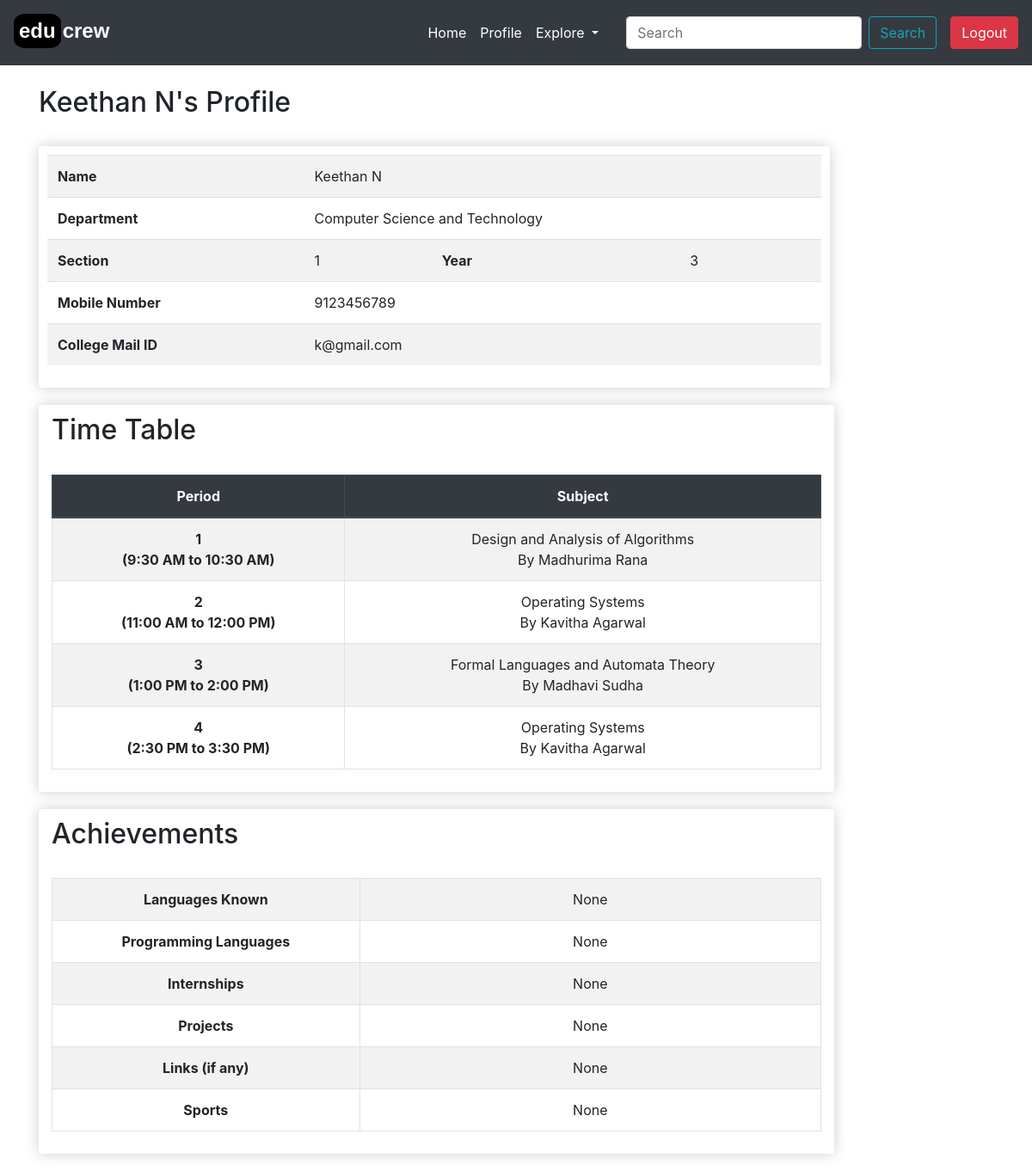
/view/student/160118733002 (signed in), run on the app's committed database.
### educrew/models.py (models this page shows, shortened)
class Student(models.Model):
    user = models.OneToOneField(User,null=True, blank=True ,on_delete=models.CASCADE)
    rollno = models.IntegerField(primary_key=True)
    firstname = models.CharField(max_length=100, null=True)
    lastname = models.CharField(max_length=100, null=True)
    email = models.CharField(max_length=100)
    phoneno = models.IntegerField(null=True)
    YEAR = ((1,1),(2,2),(3,3),(4,4))
    SEC=((1,1),(2,2),(3,3))
    year = models.IntegerField(choices=YEAR, null=True)
    dept_id = models.ForeignKey(Dept, null=True, on_delete=models.SET_NULL) #cascade
    sec = models.IntegerField(choices=SEC, null=True)
    profile_image= models.ImageField(default="profilepic.jpg",null=True)
    def __str__(self):
        return self.firstname +" "+  self.lastname

class Dept(models.Model):
    dept_id = models.IntegerField(primary_key=True)
    dept_name = models.CharField(max_length=60)
    dept_short = models.CharField(max_length=10,blank=True)
    def __str__(self):
        return self.dept_name

class SubjectInfo(models.Model):
    unq_id = models.IntegerField(primary_key=True)
    lect_id = models.ForeignKey(Lecturer, null=True, on_delete=models.CASCADE)
    sub_id = models.ForeignKey(Subject, null=True, on_delete=models.CASCADE)
    year = models.IntegerField(null=True)
    dept_id = models.ForeignKey(Dept, null=True, on_delete=models.CASCADE)
    sec = models.IntegerField(null=True)

class Subject(models.Model):
    sub_id = models.IntegerField(primary_key=True)
    sub_name = models.CharField(max_length=50)
    def __str__(self):
        return self.sub_name

class Lecturer(models.Model):
    user = models.OneToOneField(User,null=True, blank=True ,on_delete=models.CASCADE)
    lect_id = models.IntegerField(primary_key=True)
    firstname = models.CharField(max_length=100, null=True)
    lastname = models.CharField(max_length=100, null=True)
    email = models.CharField(max_length=100)
    phoneno = models.IntegerField(null=True)
    cabin_no = models.CharField(max_length=50, null=True, blank=True)
    profile_image= models.ImageField(default="profilepic.jpg",null=True)
    dept_id = models.ForeignKey(Dept, null=True, on_delete=models.SET_NULL) #cascade
    def __str__(self):
        return self.firstname +" "+  self.lastname

class StudentAchievement(models.Model):
    rollno = models.ForeignKey(Student, null=True, on_delete=models.SET_NULL)
    lang_known = models.CharField(null=True,blank=True, max_length=500)
    prog_lang = models.CharField(null=True,blank=True, max_length=500)
    internships = models.CharField(null=True,blank=True, max_length=500)
    projects = models.CharField(null=True,blank=True, max_length=500)
    links = models.CharField(null=True,blank=True, max_length=500)
    sports = models.CharField(null=True,blank=True, max_length=500)
    other = models.CharField(null=True,blank=True, max_length=500)

### educrew/views.py (the view)
# urls.py: path('view/student/<int:pk>', views.viewStudent, name="viewStudent"),
@login_required(login_url='login')
def viewStudent(request,pk):
    user = Student.objects.get(rollno=pk)
    achvmnts = StudentAchievement.objects.get(rollno=pk)
    today = datetime.now()
    day = today.strftime("%A")
    yr = user.year
    dept_id = user.dept_id
    section = user.sec
    schedule = StudentSchedule.objects.get(dept_id=dept_id,year=yr,sec=section,day=day)
    if schedule.p1 is None: p1 = "Free"
    else: p1 = SubjectInfo.objects.get(unq_id=schedule.p1)
    if schedule.p2 is None: p2 = "Free"
    else: p2 = SubjectInfo.objects.get(unq_id=schedule.p2)
    if schedule.p3 is None: p3 = "Free"
    else: p3 = SubjectInfo.objects.get(unq_id=schedule.p3)
    if schedule.p4 is None: p4 = "Free"
    else: p4 = SubjectInfo.objects.get(unq_id=schedule.p4)
    context = {'user':user, 'schedule':schedule,'p1':p1, 'p2':p2, 'p3':p3, 'p4':p4,
    'free':"Free",'achvmnts':achvmnts,
    }
    return render(request,'educrew/viewStudent.html',context)

### educrew/templates/educrew/viewStudent.html
{% extends 'educrew/main.html' %}
{% load static %}
{% block content %}
<h2> {{user}}'s Profile </h2>
<br>
<div class="row">
    <div class="col-lg-10">
        <div class="box-element" style="margin-bottom: 20px;">
            <table class="table table-striped">
                <tr>
                    <td class="font-weight-bold">Name</td>
                    <td colspan="3">{{user}}</td>
                </tr>
                <tr>
                    <td class="font-weight-bold">Department</td>
                    <td colspan="3">{{user.dept_id}}</td>
                </tr>
                <tr>
                    <td class="font-weight-bold">Section</td>
                    <td>{{user.sec}}</td>
                    <td class="font-weight-bold">Year</td>
                    <td>{{user.year}}</td>
                </tr>
                <tr>
                    <td class="font-weight-bold">Mobile Number</td>
                    <td colspan="3">{{user.phoneno}}</td>
                </tr>
                <tr>
                    <td class="font-weight-bold">College Mail ID</td>
                    <td colspan="3">{{user.email}}</td>
                </tr>
            </table>
        </div>
    </div>
</div>
<div class="col-lg-10 box-element" style="margin-bottom: 20px;">
    <h2>Time Table</h2>
    <br>
    <table class="table table-bordered table-striped text-center">
        <thead class="thead-dark">
            <tr>
                <th scope="col">Period</th>
                <th scope="col">Subject</th>
            </tr>
        </thead>
        <tbody>
            <tr>
                <th scope="row">1 <br> (9:30 AM to 10:30 AM) </th>
                <td>{% if p1 == free %} Free Hour!
                    {% else%} {{p1.sub_id}} <br>  By {{p1.lect_id}} {% endif %}</td>
            </tr>
            <tr>
                <th scope="row">2 <br> (11:00 AM to 12:00 PM) </th>
                <td>{% if p2 == free %} Free Hour!
                    {% else%} {{p2.sub_id}} <br>  By {{p2.lect_id}} {% endif %}</td>
            </tr>
            <tr>
                <th scope="row">3 <br> (1:00 PM to 2:00 PM) </th>
                <td>{% if p3 == free %} Free Hour!
                    {% else%} {{p3.sub_id}} <br>  By {{p3.lect_id}} {% endif %}</td>
            </tr>
            <tr>
                <th scope="row">4 <br> (2:30 PM to 3:30 PM) </th>
                <td>{% if p4 == free %} Free Hour!
                    {% else%} {{p4.sub_id}} <br>  By {{p4.lect_id}} {% endif %}</td>
            </tr>
        </tbody>
    </table>
</div>
<div class="col-lg-10 box-element" style="margin-bottom: 20px;">
    <h2>Achievements</h2>
    <br>
    <table class="table table-bordered table-striped text-center">
        <tbody>
            <tr>
                <td class="font-weight-bold" width=40%>Languages Known</td>
                <td>{{achvmnts.lang_known}}</td>
            </tr>
            <tr>
                <td class="font-weight-bold">Programming Languages</td>
                <td>{{achvmnts.prog_lang}}</td>
            </tr>
            <tr>
                <td class="font-weight-bold">Internships</td>
                <td>{{achvmnts.internships}}</td>
            </tr>
            <tr>
                <td class="font-weight-bold">Projects</td>
                <td>{{achvmnts.projects}}</td>
            </tr>
            <tr>
                <td class="font-weight-bold">Links (if any)</td>
                <td>{{achvmnts.links}}</td>
            </tr>
            <tr>
                <td class="font-weight-bold">Sports</td>
                <td>{{achvmnts.sports}}</td>
            </tr>
        </tbody>
    </table>
</div>
{% endblock content %}

### static/css/main.css (style rules this page uses)
.box-element { box-shadow: hsl(0, 0%, 80%) 0 0 16px; background-color: white; border-radius: 4px; padding: 10px; }

### data on the page
Student: firstname+lastname "Keethan N", dept_id "Computer Science and Technology", sec "1", year "3", phoneno "9123456789", email "k@gmail.com"
SubjectInfo: sub_id "Design and Analysis of Algorithms", lect_id "Madhurima Rana"
SubjectInfo: sub_id "Operating Systems", lect_id "Kavitha Agarwal"
SubjectInfo: sub_id "Formal Languages and Automata Theory", lect_id "Madhavi Sudha"
StudentAchievement: lang_known "None", prog_lang "None", internships "None", projects "None", links "None", sports "None"
